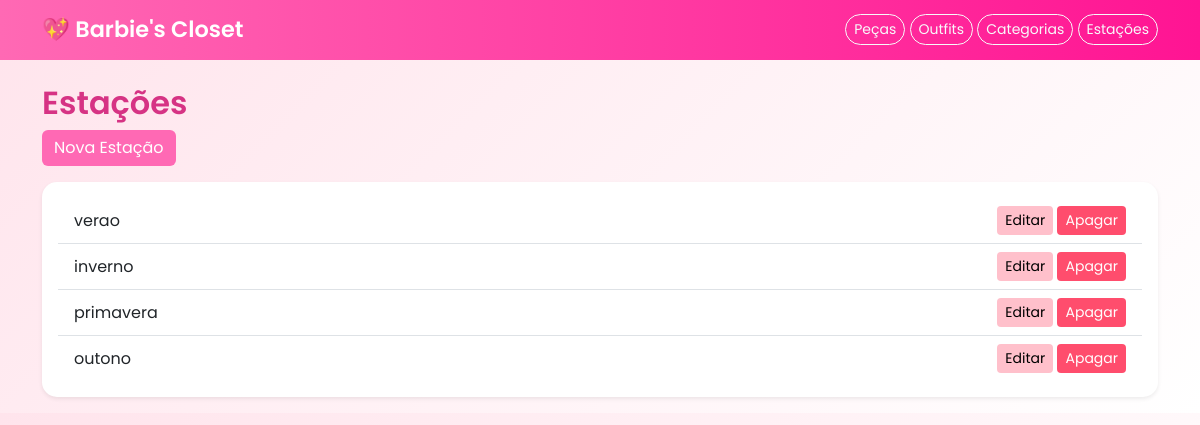
The page /estacoes/ (signed in) on the database its author committed.
### barbies_closet/models.py (models this page shows, shortened)
class Estacao(models.Model):
    nome = models.CharField(max_length=50)

### barbies_closet/views.py (the view)
# urls.py: path('estacoes/', views.lista_estacoes, name='lista_estacoes'),
@login_required
def lista_estacoes(request):
    estacoes = Estacao.objects.all()
    return render(request, 'estacoes/estacoes_lista.html', {'estacoes': estacoes})

### barbies_closet/templates/estacoes/estacoes_lista.html
{% extends 'base.html' %}
{% block content %}
<h2>Estações</h2>
<a href="/estacoes/criar/" class="btn btn-primary mb-3">Nova Estação</a>
<div class="card p-3 shadow-sm mb-3">
    <ul class="list-group list-group-flush">
        {% for e in estacoes %}
            <li class="list-group-item d-flex justify-content-between align-items-center">
                <span>{{ e.nome }}</span>
                <span>
                    <a href="/estacoes/editar/{{ e.id }}/" class="btn btn-warning btn-sm">Editar</a>
                    <a href="/estacoes/apagar/{{ e.id }}/" class="btn btn-danger btn-sm">Apagar</a>
                </span>
            </li>
        {% endfor %}
    </ul>
</div>
{% endblock %}

### barbies_closet/templates/base.html (style rules this page uses)
body { background: linear-gradient(135deg, #ffe4ec, #fff); font-family: 'Poppins', sans-serif; }
.card { border: none; border-radius: 15px; transition: transform 0.2s ease; }
.btn-primary { background-color: #ff69b4; border: none; }
.btn-warning { background-color: #ffc0cb; border: none; }
.btn-danger { background-color: #ff4d6d; border: none; }
h1, h2, h3 { color: #d63384; font-weight: 600; }

### rows shown on the page
Estacao: nome "verao"
Estacao: nome "inverno"
Estacao: nome "primavera"
Estacao: nome "outono"
